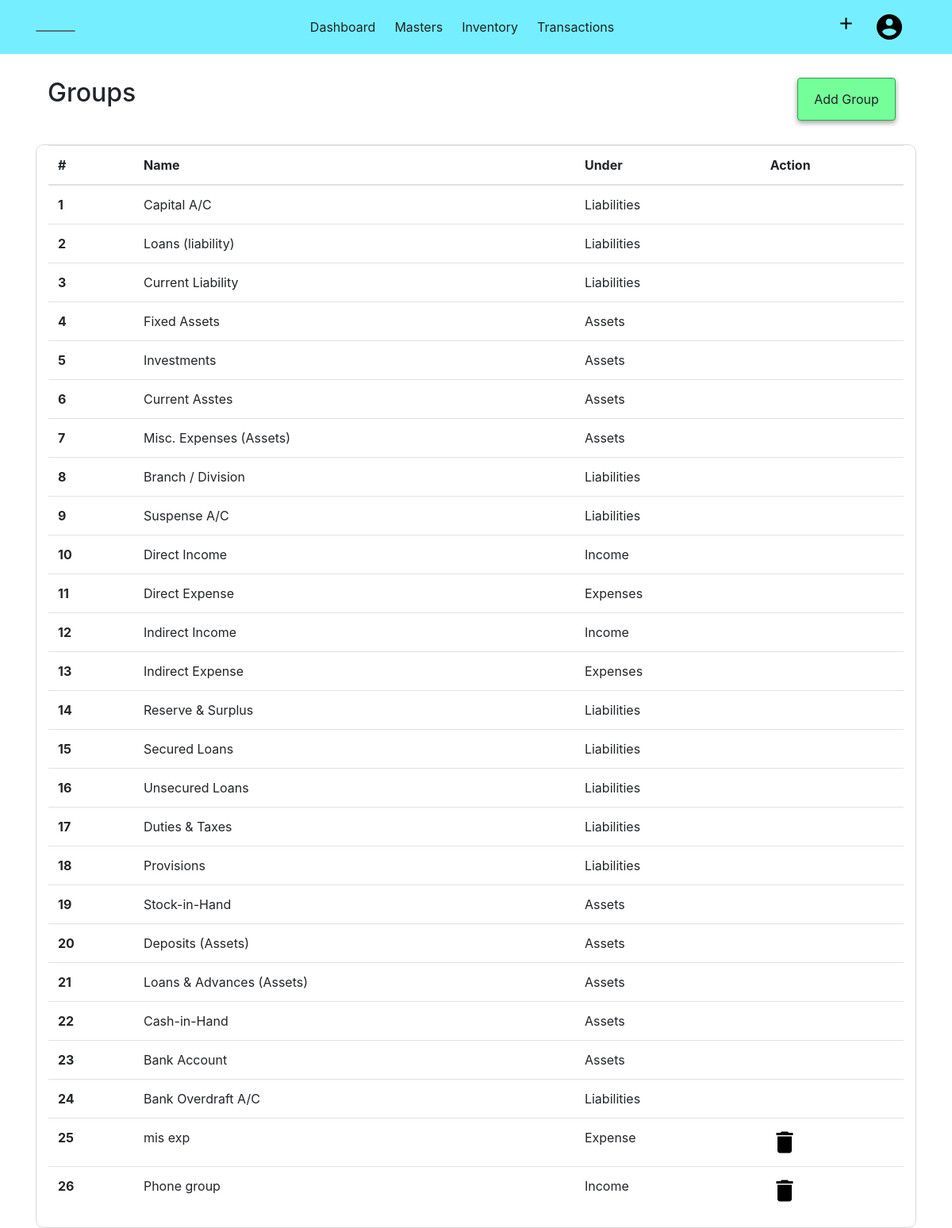
The page /groups (signed in) on the database its author committed.
### acsystem/models.py (models this page shows, shortened)
class FixedGroup(db.Model):
    id = db.Column(db.Integer, primary_key=True)
    name = db.Column(db.String(40), nullable=False)
    under = db.Column(db.String(20), nullable=False)

class Group(db.Model):
    id = db.Column(db.Integer, primary_key=True)
    name = db.Column(db.String(40), nullable=False)
    under = db.Column(db.String(20), nullable=False)
    ledgers = db.relationship('Ledger', backref='undergroup', lazy=True, cascade="all, delete-orphan")
    company_id = db.Column(db.Integer, db.ForeignKey('company.id', ondelete="CASCADE"), nullable=False)

### acsystem/groupledger/routes.py (the view)
@groupledgers.route('/groups', methods=['GET','POST'])
@login_required
def group():
    if current_user.activecompany == 0:
        flash(f"No Company is Activated! ","warning")
        return redirect(url_for('company.companies'))
    form = GroupForm()
    if form.validate_on_submit():
        usergroup = Group(name = form.name.data, under = form.under.data, company_id=current_user.activecompany)
        db.session.add(usergroup)
        db.session.commit()
        flash(f"Group Added Successfully.","success")
        return redirect(url_for('groupledgers.group'))
    groups = Group.query.filter_by(company_id = current_user.activecompany).all()
    fixedgroups = FixedGroup.query.all()
    return render_template('groupledger/showgroup.html', title="Groups", form=form, groups = groups, fixedgroups=fixedgroups )

### acsystem/models.py (called while the page is built)
@login_manager.user_loader
def load_user(user_id):
    return User.query.get(int(user_id))

### acsystem/templates/groupledger/showgroup.html (shortened to what this page needs)
{% from "renderfield.html" import render_field, render_doublefield %}
{% extends "layout.html"%}
{% block content %}
<div class="container">
    <div class="container-fluid">
        <h2 class="float-left">Groups</h2>
        <ul class="nav justify-content-end">
            <li class="btn btn-success">
                <a class="nav-link" data-toggle="modal" data-target="#creategroup">Add Group</a>
            </li>
        </ul>
    </div>
    <div class="container-fluid" style="border:1px solid rgb(218, 218, 218); border-radius:10px;">
        <table class="table table-hover">
            <thead>
                <tr>
                    <th scope="col">#</th>
                    <th scope="col">Name</th>
                    <th scope="col">Under</th>
                    <th scope="col">Action</th>
                </tr>
            </thead>
            <tbody>
                {% for group in fixedgroups %}
                <tr>
                    <th scope="row">{{group.id}}</th>
                    <td>{{ group.name }}</td>
                    <td>{{ group.under }}</td>
                    <td>
                    </td>
                {% endfor %}
                {% for group in groups %}
                <tr>
                    <th scope="row">{{loop.index+24}}</th>
                    <td>{{ group.name }}</td>
                    <td>{{ group.under }}</td>
                    <td  class="deletegrp" >
                        <img style="cursor:pointer;" data-toggle="modal" data-target="#deletegroup" src="{{ url_for('static',filename='images/delete.png') }}" alt="Delete">
                    </td>
                {% endfor %}
            </tbody>
        </table>
    </div>
</div>
{% endblock content %}

### acsystem/static/main.css (style rules this page uses)
a { color: rgb(34, 34, 34) !important; }

### acsystem/static/style.css (style rules this page uses)
.btn { -webkit-box-shadow: 0 3px 6px rgba(0, 0, 0, 0.16), 0 3px 6px rgba(0, 0, 0, 0.23); box-shadow: 0 3px 6px rgba(0, 0, 0, 0.16), 0 3px 6px rgba(0, 0, 0, 0.23); }
.nav-link { color: rgba(12, 12, 12, 0.76); padding: .5rem !important; }
.btn { margin: 0 .7rem; }
.btn-success { background-color: #75ff9b !important; }
.container-fluid { margin-top: 30px !important; }

### rows shown on the page
FixedGroup: id "1", name "Capital A/C", under "Liabilities"
FixedGroup: id "2", name "Loans (liability)", under "Liabilities"
FixedGroup: id "3", name "Current Liability", under "Liabilities"
FixedGroup: id "4", name "Fixed Assets", under "Assets"
FixedGroup: id "5", name "Investments", under "Assets"
FixedGroup: id "6", name "Current Asstes", under "Assets"
FixedGroup: id "7", name "Misc. Expenses (Assets)", under "Assets"
FixedGroup: id "8", name "Branch / Division", under "Liabilities"
FixedGroup: id "9", name "Suspense A/C", under "Liabilities"
FixedGroup: id "10", name "Direct Income", under "Income"
FixedGroup: id "11", name "Direct Expense", under "Expenses"
FixedGroup: id "12", name "Indirect Income", under "Income"
FixedGroup: id "13", name "Indirect Expense", under "Expenses"
FixedGroup: id "14", name "Reserve & Surplus", under "Liabilities"
FixedGroup: id "15", name "Secured Loans", under "Liabilities"
FixedGroup: id "16", name "Unsecured Loans", under "Liabilities"
FixedGroup: id "17", name "Duties & Taxes", under "Liabilities"
FixedGroup: id "18", name "Provisions", under "Liabilities"
FixedGroup: id "19", name "Stock-in-Hand", under "Assets"
FixedGroup: id "20", name "Deposits (Assets)", under "Assets"
FixedGroup: id "21", name "Loans & Advances (Assets)", under "Assets"
FixedGroup: id "22", name "Cash-in-Hand", under "Assets"
FixedGroup: id "23", name "Bank Account", under "Assets"
FixedGroup: id "24", name "Bank Overdraft A/C", under "Liabilities"
Group: name "mis exp", under "Expense"
Group: name "Phone group", under "Income"
